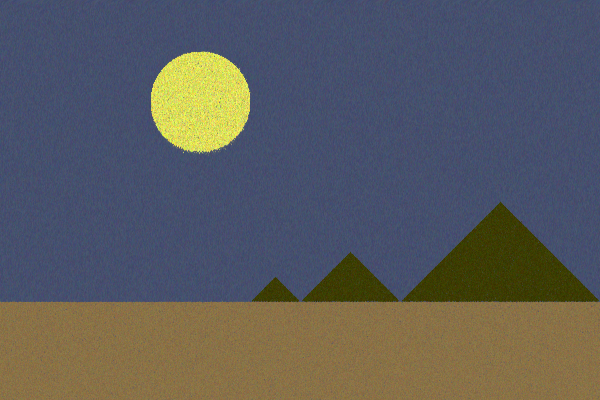
Frame 1 (no input)
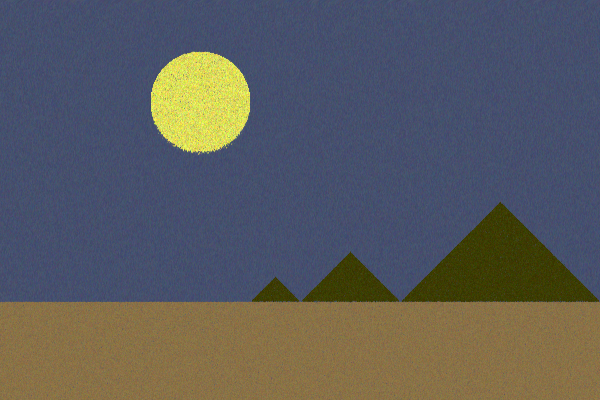
Frame 2 (the mouse pressed at the canvas centre, redrawn once)

The Processing sketch that drew these frames (run headless with seeded random() and noise(); the mouse was pressed at the canvas centre and the sketch redrawn once):

// Processing sketch: Lab6
// ── Lab6.pde
color ground = color(140, 115, 70);
color green = color(60, 60, 0);
color sun = color(245, 225, 85);
color sky = color(70, 80, 110);
void setup()
{
	size(600, 400);
	ellipseMode(CORNER);
	noLoop();
}
void draw()
{
	noStroke();
	background(70, 80, 110);
	//draw picuture with implcit lines
	for (int x = 0; x < width; x ++)
	{
		for( int y = 0; y < height; y++)
		{
			sky = color(random(60, 80), random(70, 90), random(100, 120));
			sun = color(random(200, 255), random(200, 255), random(60, 120));
			green = color(random(50, 70), random(50, 70), 0);
			ground = color(random(130, 150), random(105, 125), random(60, 80));
			brush(x,y,sky);
			if (implc_line(200, 300, y, x, 500, 400) < 0.0 && implc_line(200, 300, y, x, 500, 600) > 0.0 && implc_line(300, 300, y, x, 0, 600 ) < 0.0)
			{
				brush(x,y,green);
				brush(x,y,green);
				brush(x,y,green);
				brush(x,y,green);
				brush(x,y,green);
				brush(x,y,green);
				brush(x,y,green);
			}
			if (implc_line(250, 300, y, x, 350, 300) < 0.0 && implc_line(250, 300, y, x, 350, 400) > 0.0 && implc_line(300, 300, y, x, 0, 600 ) < 0.0)
			{
				brush(x,y,green);
				brush(x,y,green);
				brush(x,y,green);
				brush(x,y,green);
				brush(x,y,green);
				brush(x,y,green);
				brush(x,y,green);
			}
			if (implc_line(275, 300, y, x, 275, 250) < 0.0 && implc_line(275, 300, y, x, 275, 300) > 0.0 && implc_line(300, 300, y, x, 0, 600 ) < 0.0)
			{
				brush(x,y,green);
				brush(x,y,green);
				brush(x,y,green);
				brush(x,y,green);
				brush(x,y,green);
				brush(x,y,green);
				brush(x,y,green);
			}
			if (implc_line(300, 300, y, x, 0, 600 ) > 0.0) 
			{
				brush(x,y,ground);
				brush(x,y,ground);
				brush(x,y,ground);
				brush(x,y,ground);
				brush(x,y,ground);
				brush(x,y,ground);
				brush(x,y,ground);
			}
			if (implc_circle(x, y, 200, 100, 50) < 0.0)
			{
				brush(x,y,sun);
				brush(x,y,sun);
				brush(x,y,sun);
				brush(x,y,sun);
				brush(x,y,sun);
				brush(x,y,sun);

			}
		}
		
	}

}
//Line equation
float implc_line(float y0, float y1, float y, float x, float x0, float x1)
{
	return((y0 - y1) * x + (x1 - x0) * y + x0 * y1 - x1 * y0);
}
//Circle equation
float implc_circle(float start_x, float start_y, float cx, float cy, float radius)
{
	return( pow((start_x - cx), 2) + pow((start_y - cy), 2) - pow(radius, 2));
}
void brush(float x, float y, color c )
{
	
	fill(c);
	ellipse(x, y, random(5, 15), random(3, 10));

}
